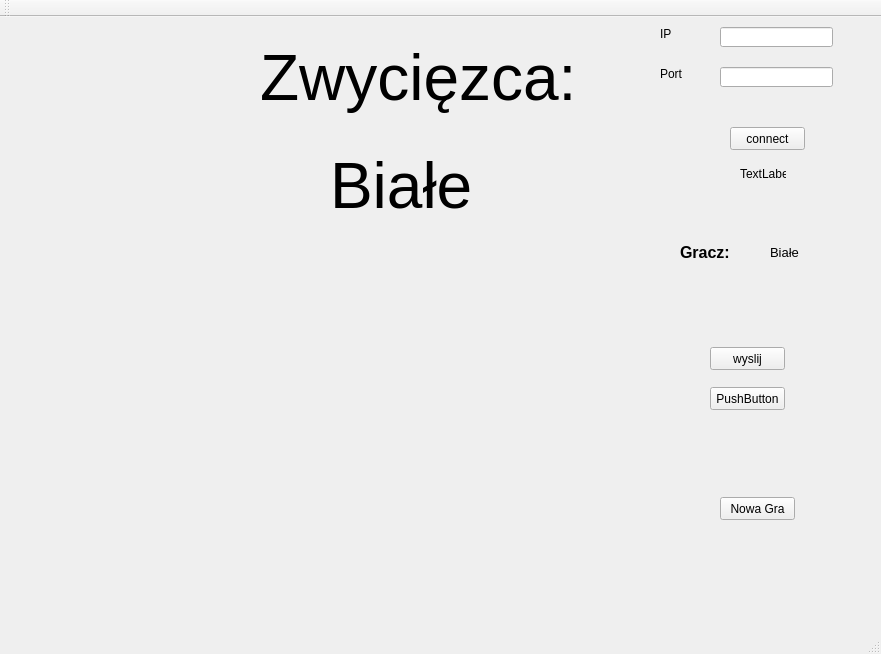
<?xml version="1.0" encoding="UTF-8"?>
<ui version="4.0">
 <class>MainWindow</class>
 <widget class="QMainWindow" name="MainWindow">
  <property name="geometry">
   <rect>
    <x>0</x>
    <y>0</y>
    <width>881</width>
    <height>654</height>
   </rect>
  </property>
  <property name="windowTitle">
   <string>MainWindow</string>
  </property>
  <widget class="QWidget" name="centralWidget">
   <widget class="QPushButton" name="connect">
    <property name="geometry">
     <rect>
      <x>730</x>
      <y>110</y>
      <width>75</width>
      <height>23</height>
     </rect>
    </property>
    <property name="text">
     <string>connect</string>
    </property>
   </widget>
   <widget class="QLabel" name="label_3">
    <property name="geometry">
     <rect>
      <x>660</x>
      <y>50</y>
      <width>46</width>
      <height>13</height>
     </rect>
    </property>
    <property name="text">
     <string>Port</string>
    </property>
   </widget>
   <widget class="QLineEdit" name="lineEditPort">
    <property name="geometry">
     <rect>
      <x>720</x>
      <y>50</y>
      <width>113</width>
      <height>20</height>
     </rect>
    </property>
   </widget>
   <widget class="QLabel" name="label_2">
    <property name="geometry">
     <rect>
      <x>660</x>
      <y>10</y>
      <width>46</width>
      <height>13</height>
     </rect>
    </property>
    <property name="text">
     <string>IP</string>
    </property>
   </widget>
   <widget class="QLineEdit" name="lineEditIP">
    <property name="geometry">
     <rect>
      <x>720</x>
      <y>10</y>
      <width>113</width>
      <height>20</height>
     </rect>
    </property>
   </widget>
   <widget class="QLabel" name="gracz_2">
    <property name="geometry">
     <rect>
      <x>680</x>
      <y>220</y>
      <width>61</width>
      <height>31</height>
     </rect>
    </property>
    <property name="font">
     <font>
      <pointsize>12</pointsize>
      <weight>75</weight>
      <bold>true</bold>
     </font>
    </property>
    <property name="text">
     <string>Gracz:</string>
    </property>
    <property name="textFormat">
     <enum>Qt::PlainText</enum>
    </property>
   </widget>
   <widget class="QLabel" name="gracz">
    <property name="geometry">
     <rect>
      <x>770</x>
      <y>220</y>
      <width>61</width>
      <height>31</height>
     </rect>
    </property>
    <property name="font">
     <font>
      <pointsize>10</pointsize>
     </font>
    </property>
    <property name="text">
     <string>Białe</string>
    </property>
   </widget>
   <widget class="TPlansza" name="plansza" native="true">
    <property name="geometry">
     <rect>
      <x>30</x>
      <y>10</y>
      <width>621</width>
      <height>481</height>
     </rect>
    </property>
    <property name="palette">
     <palette>
      <active>
       <colorrole role="Base">
        <brush brushstyle="SolidPattern">
         <color alpha="255">
          <red>255</red>
          <green>170</green>
          <blue>0</blue>
         </color>
        </brush>
       </colorrole>
      </active>
      <inactive>
       <colorrole role="Base">
        <brush brushstyle="SolidPattern">
         <color alpha="255">
          <red>255</red>
          <green>170</green>
          <blue>0</blue>
         </color>
        </brush>
       </colorrole>
      </inactive>
      <disabled>
       <colorrole role="Base">
        <brush brushstyle="SolidPattern">
         <color alpha="255">
          <red>240</red>
          <green>240</green>
          <blue>240</blue>
         </color>
        </brush>
       </colorrole>
      </disabled>
     </palette>
    </property>
    <property name="cursor">
     <cursorShape>OpenHandCursor</cursorShape>
    </property>
    <property name="autoFillBackground">
     <bool>false</bool>
    </property>
   </widget>
   <widget class="QPushButton" name="nowa_gra">
    <property name="geometry">
     <rect>
      <x>720</x>
      <y>480</y>
      <width>75</width>
      <height>23</height>
     </rect>
    </property>
    <property name="text">
     <string>Nowa Gra</string>
    </property>
   </widget>
   <widget class="QLabel" name="z_tag">
    <property name="geometry">
     <rect>
      <x>260</x>
      <y>10</y>
      <width>371</width>
      <height>101</height>
     </rect>
    </property>
    <property name="font">
     <font>
      <pointsize>48</pointsize>
     </font>
    </property>
    <property name="text">
     <string>Zwycięzca: </string>
    </property>
   </widget>
   <widget class="QLabel" name="zwyciezca">
    <property name="geometry">
     <rect>
      <x>330</x>
      <y>130</y>
      <width>221</width>
      <height>77</height>
     </rect>
    </property>
    <property name="font">
     <font>
      <pointsize>48</pointsize>
     </font>
    </property>
    <property name="text">
     <string>Białe</string>
    </property>
    <property name="scaledContents">
     <bool>false</bool>
    </property>
   </widget>
   <widget class="QLabel" name="polaczenie">
    <property name="geometry">
     <rect>
      <x>740</x>
      <y>150</y>
      <width>46</width>
      <height>13</height>
     </rect>
    </property>
    <property name="text">
     <string>TextLabel</string>
    </property>
   </widget>
   <widget class="QPushButton" name="wyslij">
    <property name="geometry">
     <rect>
      <x>710</x>
      <y>330</y>
      <width>75</width>
      <height>23</height>
     </rect>
    </property>
    <property name="text">
     <string>wyslij</string>
    </property>
   </widget>
   <widget class="QPushButton" name="pobierz">
    <property name="geometry">
     <rect>
      <x>710</x>
      <y>370</y>
      <width>75</width>
      <height>23</height>
     </rect>
    </property>
    <property name="text">
     <string>PushButton</string>
    </property>
   </widget>
   <zorder>connect</zorder>
   <zorder>label_3</zorder>
   <zorder>lineEditPort</zorder>
   <zorder>label_2</zorder>
   <zorder>lineEditIP</zorder>
   <zorder>gracz_2</zorder>
   <zorder>gracz</zorder>
   <zorder>nowa_gra</zorder>
   <zorder>plansza</zorder>
   <zorder>z_tag</zorder>
   <zorder>zwyciezca</zorder>
   <zorder>polaczenie</zorder>
   <zorder>wyslij</zorder>
   <zorder>pobierz</zorder>
  </widget>
  <widget class="QMenuBar" name="menuBar">
   <property name="geometry">
    <rect>
     <x>0</x>
     <y>0</y>
     <width>881</width>
     <height>21</height>
    </rect>
   </property>
  </widget>
  <widget class="QStatusBar" name="statusBar"/>
  <widget class="QToolBar" name="toolBar">
   <property name="windowTitle">
    <string>toolBar</string>
   </property>
   <attribute name="toolBarArea">
    <enum>TopToolBarArea</enum>
   </attribute>
   <attribute name="toolBarBreak">
    <bool>false</bool>
   </attribute>
  </widget>
 </widget>
 <layoutdefault spacing="6" margin="11"/>
 <customwidgets>
  <customwidget>
   <class>TPlansza</class>
   <extends>QWidget</extends>
   <header location="global">tplansza.h</header>
   <container>1</container>
  </customwidget>
 </customwidgets>
 <resources/>
 <connections/>
</ui>
